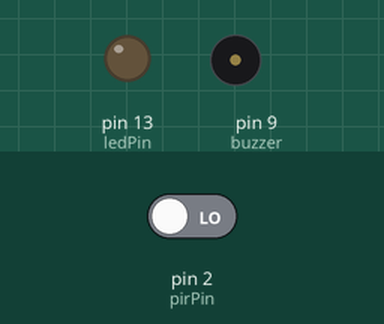
Bench run of a sketch on a simulated Arduino Uno, built with avr-gcc and run on an emulated ATmega328P. On the bench: output pins drawn as LEDs (lit = HIGH), buzzer (waves = sounding). The test bench sets the inputs (shaded band); at power-on: pin 2 (pirPin) LOW.

Above: at 1.2 s.
1.3 s: pin 2 (pirPin) driven HIGH
At 2.5 s:
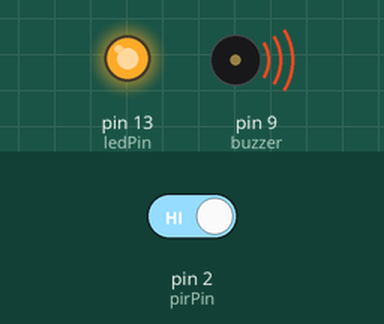
2.8 s: pin 2 (pirPin) driven LOW
At 4.2 s:
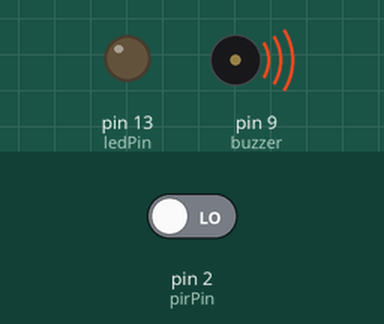
Timing chart, 0 to 5.8 s (numbered marks = the images above; inputs shaded):
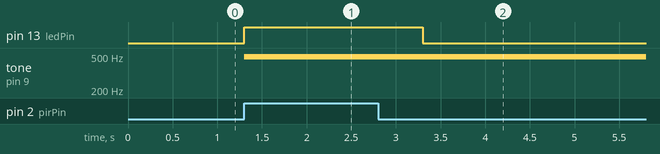

Measured:
- after the input at 1.3 s, pin 13 (ledPin): LOW → HIGH at once; tone on pin 9 (buzzer): silent → 490 Hz at once
- after the input at 2.8 s, pin 13 (ledPin): HIGH → LOW after 0.50 s

The sketch:

SensorPirAlarma.ino
```cpp
int ledPin = 13;
int pirPin = 2;
int buzzer = 9;

void setup() {
  Serial.begin(9600);
  pinMode(ledPin, OUTPUT);
  pinMode(pirPin, INPUT);
  pinMode(buzzer, OUTPUT);
}

void loop() {

  int value = digitalRead(pirPin);
  //Serial.println(value);
  if (value == HIGH) {
    digitalWrite(ledPin, HIGH);
    analogWrite(buzzer, 128);
    delay(1000);

    analogWrite(buzzer, 90);
    delay(1000);
    analogWrite(buzzer, LOW);
  }
  else {
    digitalWrite(ledPin, LOW);
  }
}
```
